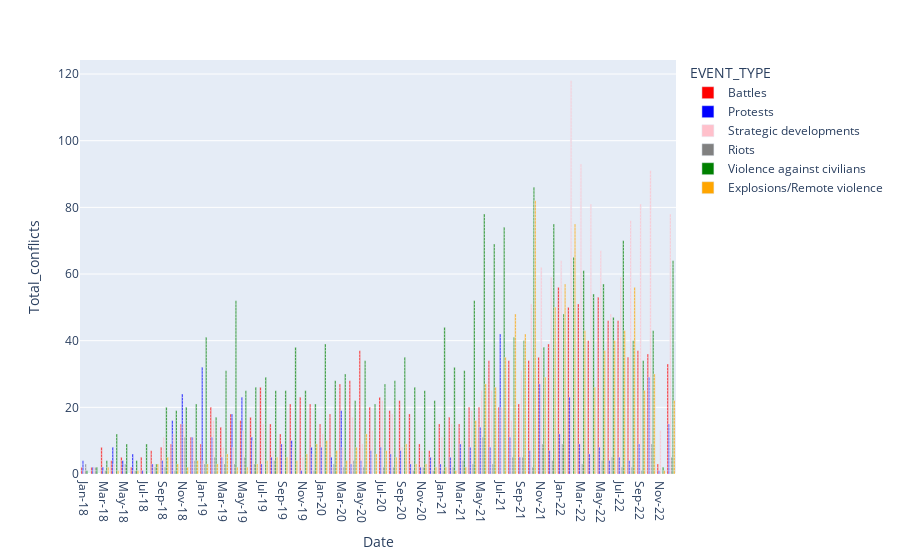

The cell this chart's notebook holds for it:
### Code cell
year_conflict = pd.read_excel("/home/adzavon/Documents/MSC_Data_Analysis/conflicts/conflicts.xlsx")
year_conflict["EVENT_DATE"] = pd.to_datetime(year_conflict["EVENT_DATE"])
# year_conflict["Year"] = year_conflict["EVENT_DATE"].dt.year
# year_conflict["month"] = year_conflict["EVENT_DATE"].dt.year
year_conflict['Date'] = year_conflict['EVENT_DATE'].dt.strftime('%b-%y')
year_conflict
year_conflict_drop = year_conflict.drop(columns=["EVENT_DATE"])
year_conflict_drop
new_data = year_conflict_drop[["Date","ADMIN1","EVENT_TYPE"]]
new_data["Total_conflicts"] = 1
new_data


color_discrete_sequence = ['#ec7c34']*len(new_data)
color_discrete_sequence[5] = '#609cd4'
all_conflict_fig = px.bar(new_data, 
                          x="Date", y="Total_conflicts",
                          color='EVENT_TYPE', barmode='group',
                category_orders= {"EVENT_TYPE":['Battles', 'Protests', 'Strategic developments', 'Riots',
       'Violence against civilians', 'Explosions/Remote violence']},
       color_discrete_map={'Battles' : "red",
                           'Protests':"blue", 
                           'Strategic developments':"pink",
                            'Riots':"grey",
                            'Violence against civilians':"green", 
                            'Explosions/Remote violence':"orange"}
)

all_conflict_fig.show()

### Figure 1 — Plotly figure (JSON) as saved in the notebook; plotly's stock layout.template omitted (floating-point values rounded to 4 significant figures; data arrays with more than 128 entries replaced by an {"elided": "..."} marker saying what was removed)
{"data": [{"alignmentgroup": "True", "hovertemplate": "EVENT_TYPE=Battles<br>Date=%{x}<br>Total_conflicts=%{y}<extra></extra>", "legendgroup": "Battles", "marker": {"color": "red", "pattern": {"shape": ""}}, "name": "Battles", "offsetgroup": "Battles", "orientation": "v", "showlegend": true, "textposition": "auto", "type": "bar", "x": {"elided": "1323 str values"}, "xaxis": "x", "y": {"elided": "1323 int values"}, "yaxis": "y"}, {"alignmentgroup": "True", "hovertemplate": "EVENT_TYPE=Protests<br>Date=%{x}<br>Total_conflicts=%{y}<extra></extra>", "legendgroup": "Protests", "marker": {"color": "blue", "pattern": {"shape": ""}}, "name": "Protests", "offsetgroup": "Protests", "orientation": "v", "showlegend": true, "textposition": "auto", "type": "bar", "x": {"elided": "569 str values"}, "xaxis": "x", "y": {"elided": "569 int values"}, "yaxis": "y"}, {"alignmentgroup": "True", "hovertemplate": "EVENT_TYPE=Strategic developments<br>Date=%{x}<br>Total_conflicts=%{y}<extra></extra>", "legendgroup": "Strategic developments", "marker": {"color": "pink", "pattern": {"shape": ""}}, "name": "Strategic developments", "offsetgroup": "Strategic developments", "orientation": "v", "showlegend": true, "textposition": "auto", "type": "bar", "x": {"elided": "1510 str values"}, "xaxis": "x", "y": {"elided": "1510 int values"}, "yaxis": "y"}, {"alignmentgroup": "True", "hovertemplate": "EVENT_TYPE=Riots<br>Date=%{x}<br>Total_conflicts=%{y}<extra></extra>", "legendgroup": "Riots", "marker": {"color": "grey", "pattern": {"shape": ""}}, "name": "Riots", "offsetgroup": "Riots", "orientation": "v", "showlegend": true, "textposition": "auto", "type": "bar", "x": {"elided": "165 str values"}, "xaxis": "x", "y": {"elided": "165 int values"}, "yaxis": "y"}, {"alignmentgroup": "True", "hovertemplate": "EVENT_TYPE=Violence against civilians<br>Date=%{x}<br>Total_conflicts=%{y}<extra></extra>", "legendgroup": "Violence against civilians", "marker": {"color": "green", "pattern": {"shape": ""}}, "name": "Violence against civilians", "offsetgroup": "Violence against civilians", "orientation": "v", "showlegend": true, "textposition": "auto", "type": "bar", "x": {"elided": "2061 str values"}, "xaxis": "x", "y": {"elided": "2061 int values"}, "yaxis": "y"}, {"alignmentgroup": "True", "hovertemplate": "EVENT_TYPE=Explosions/Remote violence<br>Date=%{x}<br>Total_conflicts=%{y}<extra></extra>", "legendgroup": "Explosions/Remote violence", "marker": {"color": "orange", "pattern": {"shape": ""}}, "name": "Explosions/Remote violence", "offsetgroup": "Explosions/Remote violence", "orientation": "v", "showlegend": true, "textposition": "auto", "type": "bar", "x": {"elided": "964 str values"}, "xaxis": "x", "y": {"elided": "964 int values"}, "yaxis": "y"}], "layout": {"barmode": "group", "legend": {"title": {"text": "EVENT_TYPE"}, "tracegroupgap": 0}, "margin": {"t": 60}, "xaxis": {"anchor": "y", "domain": [0, 1], "title": {"text": "Date"}}, "yaxis": {"anchor": "x", "domain": [0, 1], "title": {"text": "Total_conflicts"}}}}
